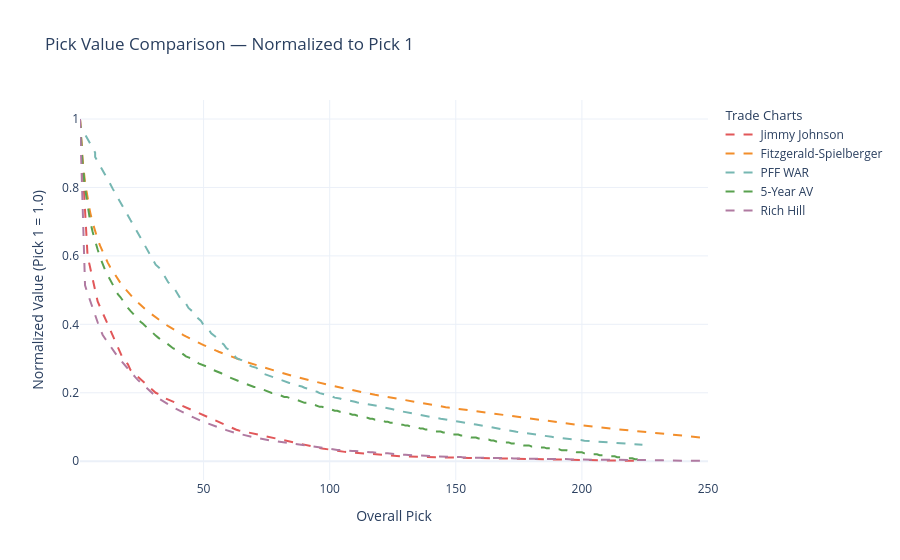

The notebook cell this image was saved under:
### Code cell
fig = go.Figure()

for i, (label, df) in enumerate(trade_charts.items()):
        print(label)
        color = _TRADE_COLORS[i % len(_TRADE_COLORS)]
        val_at_1 = df.filter(pl.col("Pick") == 1)["Value"][0]
        chart_df = df.filter(pl.col("Pick") <= 250)
        x = chart_df["Pick"].to_list()
        y_norm = [v / val_at_1 for v in chart_df["Value"].to_list()]

        fig.add_trace(go.Scatter(
            x=x,
            y=y_norm,
            mode="lines",
            line=dict(color=color, width=2, dash="dash"),
            name=label,
            legendgroup="trade_charts",
            legendgrouptitle=dict(text="Trade Charts") if i == 0 else {},
        ))

fig.update_layout(
        title="Pick Value Comparison — Normalized to Pick 1",
        xaxis=dict(title="Overall Pick", range=[1, 250]),
        yaxis=dict(title="Normalized Value (Pick 1 = 1.0)"),
        template="plotly_white",
        legend=dict(groupclick="toggleitem"),
    )

fig.show()

### Figure 1 — Plotly figure (JSON) as saved in the notebook; plotly's stock layout.template omitted (floating-point values rounded to 4 significant figures; data arrays with more than 128 entries replaced by an {"elided": "..."} marker saying what was removed)
{"data": [{"legendgroup": "trade_charts", "legendgrouptitle": {"text": "Trade Charts"}, "line": {"color": "#e15759", "dash": "dash", "width": 2}, "mode": "lines", "name": "Jimmy Johnson", "type": "scatter", "x": {"elided": "224 int values"}, "y": {"elided": "224 float values"}}, {"legendgroup": "trade_charts", "line": {"color": "#f28e2b", "dash": "dash", "width": 2}, "mode": "lines", "name": "Fitzgerald-Spielberger", "type": "scatter", "x": {"elided": "250 int values"}, "y": {"elided": "250 float values"}}, {"legendgroup": "trade_charts", "line": {"color": "#76b7b2", "dash": "dash", "width": 2}, "mode": "lines", "name": "PFF WAR", "type": "scatter", "x": {"elided": "163 int values"}, "y": {"elided": "163 float values"}}, {"legendgroup": "trade_charts", "line": {"color": "#59a14f", "dash": "dash", "width": 2}, "mode": "lines", "name": "5-Year AV", "type": "scatter", "x": {"elided": "224 int values"}, "y": {"elided": "224 float values"}}, {"legendgroup": "trade_charts", "line": {"color": "#b07aa1", "dash": "dash", "width": 2}, "mode": "lines", "name": "Rich Hill", "type": "scatter", "x": {"elided": "250 int values"}, "y": {"elided": "250 float values"}}], "layout": {"legend": {"groupclick": "toggleitem"}, "title": {"text": "Pick Value Comparison — Normalized to Pick 1"}, "xaxis": {"range": [1, 250], "title": {"text": "Overall Pick"}}, "yaxis": {"title": {"text": "Normalized Value (Pick 1 = 1.0)"}}}}
